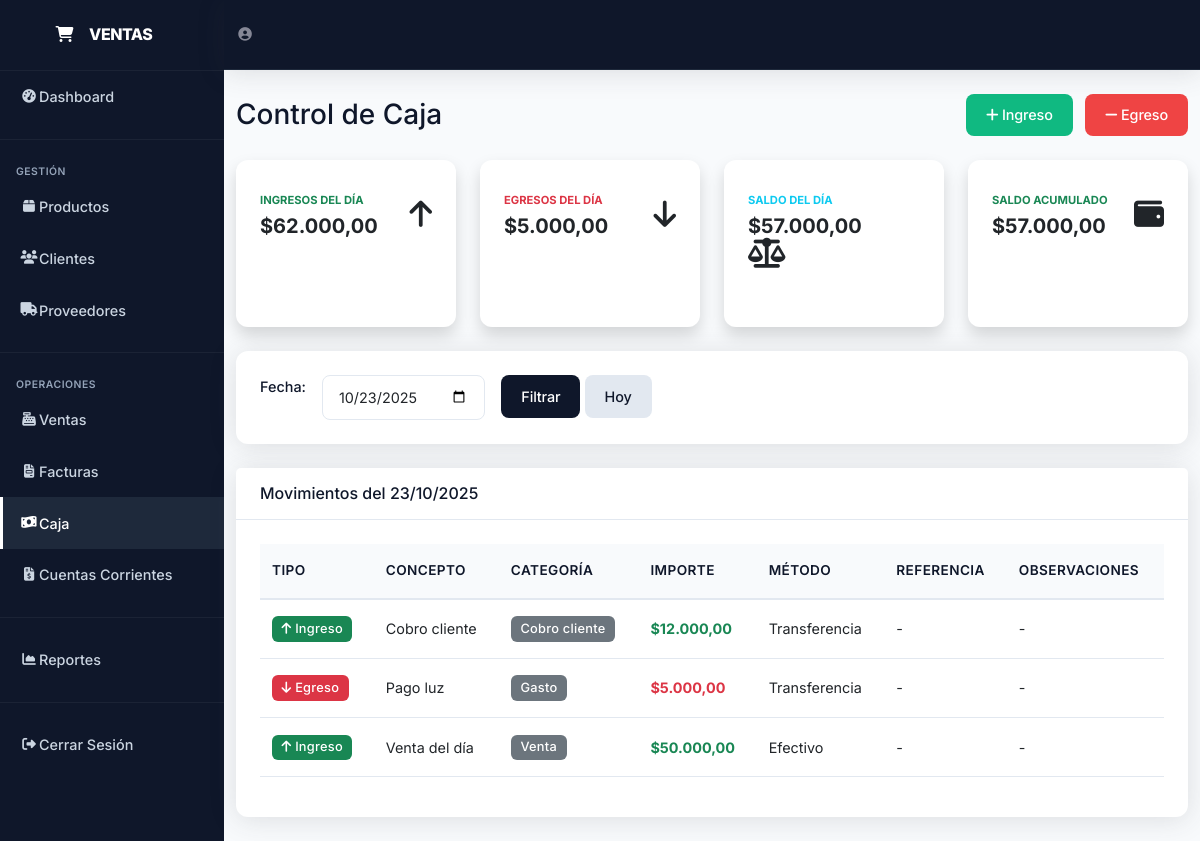
The page /caja.php?fecha=2025-10-23 (signed in) on the database its author committed.
### tables this page shows
CREATE TABLE IF NOT EXISTS movimientos_caja (
    id INT PRIMARY KEY AUTO_INCREMENT,
    tipo ENUM('ingreso', 'egreso') NOT NULL,
    concepto VARCHAR(255) NOT NULL,
    categoria ENUM('venta', 'compra', 'gasto', 'pago_proveedor', 'cobro_cliente', 'otro') NOT NULL,
    importe DECIMAL(10,2) NOT NULL,
    metodo_pago ENUM('efectivo', 'tarjeta', 'transferencia', 'cheque') NOT NULL,
    referencia VARCHAR(100),
    fecha_movimiento DATE NOT NULL,
    cliente_id INT,
    proveedor_id INT,
    factura_id INT,
    observaciones TEXT,
    usuario_id INT NOT NULL,
    fecha_creacion TIMESTAMP DEFAULT CURRENT_TIMESTAMP,
    FOREIGN KEY (cliente_id) REFERENCES clientes(id) ON DELETE SET NULL,
    FOREIGN KEY (proveedor_id) REFERENCES proveedores(id) ON DELETE SET NULL,
    FOREIGN KEY (factura_id) REFERENCES facturas(id) ON DELETE SET NULL,
    FOREIGN KEY (usuario_id) REFERENCES usuarios(id) ON DELETE RESTRICT
);

### config.php (called while the page is built, shortened)
<?php
function formatear_precio($precio)
{
    return '$' . number_format($precio, 2, ',', '.');
}

### caja.php (the view, shortened to what this page needs)
<?php
require_once 'config.php';
$fecha_filtro = isset($_GET['fecha']) ? $_GET['fecha'] : date('Y-m-d');
$sql_movimientos = "SELECT * FROM movimientos_caja WHERE fecha_movimiento = ? ORDER BY id DESC";
$stmt = $conn->prepare($sql_movimientos);
$stmt->bind_param("s", $fecha_filtro);
$stmt->execute();
$result_movimientos = $stmt->get_result();
$sql_totales = "SELECT
                SUM(CASE WHEN tipo = 'ingreso' THEN importe ELSE 0 END) as total_ingresos,
                SUM(CASE WHEN tipo = 'egreso' THEN importe ELSE 0 END) as total_egresos,
                SUM(CASE WHEN tipo = 'ingreso' THEN importe ELSE -importe END) as saldo
                FROM movimientos_caja WHERE fecha_movimiento = ?";
$stmt_totales = $conn->prepare($sql_totales);
$stmt_totales->bind_param("s", $fecha_filtro);
$stmt_totales->execute();
$totales = $stmt_totales->get_result()->fetch_assoc();
$sql_acumulado = "SELECT SUM(CASE WHEN tipo = 'ingreso' THEN importe ELSE -importe END) as saldo_acumulado
                  FROM movimientos_caja WHERE fecha_movimiento <= ?";
$stmt_acum = $conn->prepare($sql_acumulado);
$stmt_acum->bind_param("s", $fecha_filtro);
$stmt_acum->execute();
$saldo_acumulado = $stmt_acum->get_result()->fetch_assoc()['saldo_acumulado'] ?? 0;
?>
<!DOCTYPE html>
<html lang="es">
<head>
    <link href="https://cdnjs.cloudflare.com/ajax/libs/bootstrap/5.3.0/css/bootstrap.min.css" rel="stylesheet">
    <link href="https://cdnjs.cloudflare.com/ajax/libs/font-awesome/6.4.0/css/all.min.css" rel="stylesheet">
    <link rel="stylesheet" href="style-minimal.css">
</head>
<body>
    <div id="wrapper">
        <ul class="navbar-nav" id="sidebar-wrapper">
            <a class="sidebar-brand" href="index.php">
                <div class="sidebar-brand-icon"><i class="fas fa-shopping-cart"></i></div>
                <div class="sidebar-brand-text mx-3">VENTAS</div>
            </a>
            <hr class="sidebar-divider my-0" style="border-color: rgba(255,255,255,.2)">
            <li class="nav-item">
                <a class="nav-link" href="index.php">
                    <i class="fas fa-fw fa-tachometer-alt"></i><span>Dashboard</span>
                </a>
            </li>
            <hr class="sidebar-divider" style="border-color: rgba(255,255,255,.2)">
            <div class="sidebar-heading">Gestión</div>
            <li class="nav-item">
                <a class="nav-link" href="productos.php">
                    <i class="fas fa-fw fa-box"></i><span>Productos</span>
                </a>
            </li>
            <li class="nav-item">
                <a class="nav-link" href="clientes.php">
                    <i class="fas fa-fw fa-users"></i><span>Clientes</span>
                </a>
            </li>
            <li class="nav-item">
                <a class="nav-link" href="proveedores.php">
                    <i class="fas fa-fw fa-truck"></i><span>Proveedores</span>
                </a>
            </li>
            <hr class="sidebar-divider" style="border-color: rgba(255,255,255,.2)">
            <div class="sidebar-heading">Operaciones</div>
            <li class="nav-item">
                <a class="nav-link" href="ventas.php">
                    <i class="fas fa-fw fa-cash-register"></i><span>Ventas</span>
                </a>
            </li>
            <li class="nav-item">
                <a class="nav-link" href="facturas.php">
                    <i class="fas fa-fw fa-file-invoice"></i><span>Facturas</span>
                </a>
            </li>
            <li class="nav-item">
                <a class="nav-link active" href="caja.php">
                    <i class="fas fa-fw fa-money-bill-wave"></i><span>Caja</span>
                </a>
            </li>
            <li class="nav-item">
                <a class="nav-link" href="cuentas_corrientes.php">
                    <i class="fas fa-fw fa-file-invoice-dollar"></i><span>Cuentas Corrientes</span>
                </a>
            </li>
            <hr class="sidebar-divider" style="border-color: rgba(255,255,255,.2)">
            <li class="nav-item">
                <a class="nav-link" href="reportes.php">
                    <i class="fas fa-fw fa-chart-area"></i><span>Reportes</span>
                </a>
            </li>
            <hr class="sidebar-divider" style="border-color: rgba(255,255,255,.2)">
            <li class="nav-item">
                <a class="nav-link" href="cerrar_sesion.php">
                    <i class="fas fa-fw fa-sign-out-alt"></i><span>Cerrar Sesión</span>
                </a>
            </li>
        </ul>
        <div id="content-wrapper">
            <nav class="navbar navbar-expand topbar mb-4 static-top">
                <ul class="navbar-nav ml-auto">
                    <li class="nav-item">
                        <a class="nav-link" href="#">
                            <i class="fas fa-user-circle fa-2x" style="color: #858796;"></i>
                        </a>
                    </li>
                </ul>
            </nav>
            <div class="container-fluid">
                <div class="d-sm-flex align-items-center justify-content-between mb-4">
                    <h1 class="h3 mb-0 text-gray-800">Control de Caja</h1>
                    <div>
                        <button class="btn btn-success me-2" data-bs-toggle="modal" data-bs-target="#modalMovimiento" onclick="setTipoMovimiento('ingreso')">
                            <i class="fas fa-plus"></i> Ingreso
                        </button>
                        <button class="btn btn-danger" data-bs-toggle="modal" data-bs-target="#modalMovimiento" onclick="setTipoMovimiento('egreso')">
                            <i class="fas fa-minus"></i> Egreso
                        </button>
                    </div>
                </div>
                <div class="row">
                    <div class="col-xl-3 col-md-6 mb-4">
                        <div class="card border-left-success shadow h-100 py-2">
                            <div class="card-body">
                                <div class="row no-gutters align-items-center">
                                    <div class="col mr-2">
                                        <div class="text-xs font-weight-bold text-success text-uppercase mb-1">Ingresos del Día</div>
                                        <div class="h5 mb-0 font-weight-bold text-gray-800">
                                            <?php echo formatear_precio($totales['total_ingresos'] ?? 0); ?>
                                        </div>
                                    </div>
                                    <div class="col-auto">
                                        <i class="fas fa-arrow-up fa-2x text-gray-300"></i>
                                    </div>
                                </div>
                            </div>
                        </div>
                    </div>
                    <div class="col-xl-3 col-md-6 mb-4">
                        <div class="card border-left-danger shadow h-100 py-2">
                            <div class="card-body">
                                <div class="row no-gutters align-items-center">
                                    <div class="col mr-2">
                                        <div class="text-xs font-weight-bold text-danger text-uppercase mb-1">Egresos del Día</div>
                                        <div class="h5 mb-0 font-weight-bold text-gray-800">
                                            <?php echo formatear_precio($totales['total_egresos'] ?? 0); ?>
                                        </div>
                                    </div>
                                    <div class="col-auto">
                                        <i class="fas fa-arrow-down fa-2x text-gray-300"></i>
                                    </div>
                                </div>
                            </div>
                        </div>
                    </div>
                    <div class="col-xl-3 col-md-6 mb-4">
                        <div class="card border-left-info shadow h-100 py-2">
                            <div class="card-body">
                                <div class="row no-gutters align-items-center">
                                    <div class="col mr-2">
                                        <div class="text-xs font-weight-bold text-info text-uppercase mb-1">Saldo del Día</div>
                                        <div class="h5 mb-0 font-weight-bold text-gray-800">
                                            <?php echo formatear_precio($totales['saldo'] ?? 0); ?>
                                        </div>
                                    </div>
                                    <div class="col-auto">
                                        <i class="fas fa-balance-scale fa-2x text-gray-300"></i>
                                    </div>
                                </div>
                            </div>
                        </div>
                    </div>
                    <div class="col-xl-3 col-md-6 mb-4">
                        <div class="card border-left-success shadow h-100 py-2">
                            <div class="card-body">
                                <div class="row no-gutters align-items-center">
                                    <div class="col mr-2">
                                        <div class="text-xs font-weight-bold text-success text-uppercase mb-1">Saldo Acumulado</div>
                                        <div class="h5 mb-0 font-weight-bold text-gray-800">
                                            <?php echo formatear_precio($saldo_acumulado); ?>
                                        </div>
                                    </div>
                                    <div class="col-auto">
                                        <i class="fas fa-wallet fa-2x text-gray-300"></i>
                                    </div>
                                </div>
                            </div>
                        </div>
                    </div>
                </div>
                <div class="card mb-4">
                    <div class="card-body">
                        <form method="GET" class="row g-3">
                            <div class="col-auto">
                                <label class="form-label">Fecha:</label>
                            </div>
                            <div class="col-auto">
                                <input type="date" class="form-control" name="fecha" value="<?php echo $fecha_filtro; ?>">
                            </div>
                            <div class="col-auto">
                                <button type="submit" class="btn btn-primary">Filtrar</button>
                                <a href="caja.php" class="btn btn-secondary">Hoy</a>
                            </div>
                        </form>
                    </div>
                </div>
                <div class="card">
                    <div class="card-header py-3">
                        <h6 class="m-0 font-weight-bold" style="color: var(--primary);">
                            Movimientos del <?php echo date('d/m/Y', strtotime($fecha_filtro)); ?>
                        </h6>
                    </div>
                    <div class="card-body">
                        <div class="table-responsive">
                            <table class="table table-hover">
                                <thead>
                                    <tr>
                                        <th>Tipo</th>
                                        <th>Concepto</th>
                                        <th>Categoría</th>
                                        <th>Importe</th>
                                        <th>Método</th>
                                        <th>Referencia</th>
                                        <th>Observaciones</th>
                                    </tr>
                                </thead>
                                <tbody>
                                    <?php while ($row = $result_movimientos->fetch_assoc()): ?>
                                        <tr>
                                            <td>
                                                <?php if ($row['tipo'] === 'ingreso'): ?>
                                                    <span class="badge bg-success">
                                                        <i class="fas fa-arrow-up"></i> Ingreso
                                                    </span>
                                                <?php else: ?>
                                                    <span class="badge bg-danger">
                                                        <i class="fas fa-arrow-down"></i> Egreso
                                                    </span>
                                                <?php endif; ?>
                                            </td>
                                            <td><?php echo $row['concepto']; ?></td>
                                            <td><span class="badge bg-secondary"><?php echo ucfirst(str_replace('_', ' ', $row['categoria'])); ?></span></td>
                                            <td class="fw-bold <?php echo $row['tipo'] === 'ingreso' ? 'text-success' : 'text-danger'; ?>">
                                                <?php echo formatear_precio($row['importe']); ?>
                                            </td>
                                            <td><?php echo ucfirst($row['metodo_pago']); ?></td>
                                            <td><?php echo $row['referencia'] ?? '-'; ?></td>
                                            <td><?php echo $row['observaciones'] ?? '-'; ?></td>
                                        </tr>
                                    <?php endwhile; ?>
                                </tbody>
                            </table>
                        </div>
                    </div>
                </div>
            </div>
        </div>
    </div>
</body>
</html>

### rows shown on the page
movimientos_caja: tipo "ingreso" (drawn), concepto "Cobro cliente", categoria "Cobro cliente", importe "$12.000,00", metodo_pago "Transferencia", referencia "-", observaciones "-"
movimientos_caja: tipo "egreso" (drawn), concepto "Pago luz", categoria "Gasto", importe "$5.000,00", metodo_pago "Transferencia", referencia "-", observaciones "-"
movimientos_caja: tipo "ingreso" (drawn), concepto "Venta del día", categoria "Venta", importe "$50.000,00", metodo_pago "Efectivo", referencia "-", observaciones "-"

### other values the page prints
formatear_precio($totales['total_ingresos'] ?? 0) "$62.000,00"
formatear_precio($totales['total_egresos'] ?? 0) "$5.000,00"
formatear_precio($totales['saldo'] ?? 0) "$57.000,00"
formatear_precio($saldo_acumulado) "$57.000,00"
date('d/m/Y', strtotime($fecha_filtro)) "23/10/2025"
